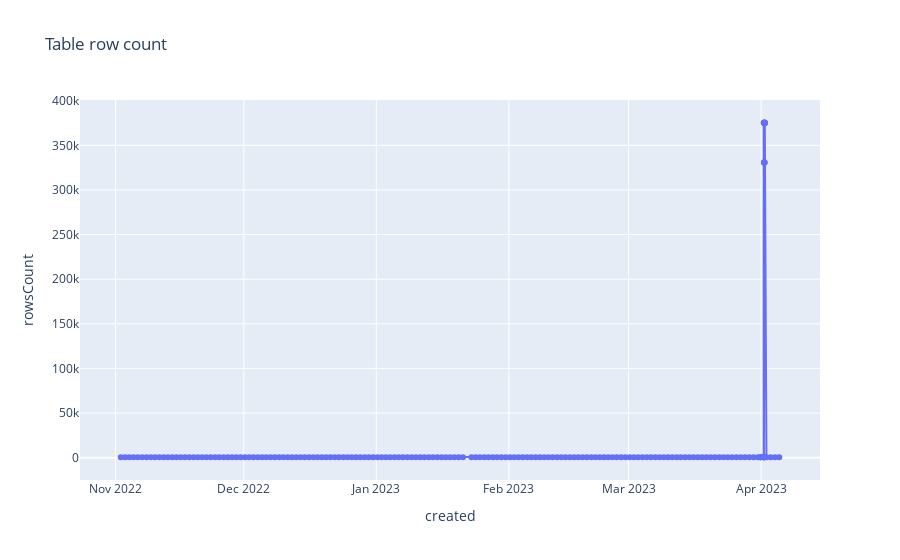

Notebook code cell kept with this figure:
### Markdown cell above
## Charting

### Code cell
## cutting the massage for the graph
#import_data['message'] = import_data['message'].str[:100]

fig = px.line(
    stats_df,
    x="created",
    y="rowsCount",
    title="Table row count",
    markers=True)

print("Note: row count is absolute, not imported chunk count")
fig.show()

### Figure 1 — Plotly figure (JSON) as saved in the notebook; plotly's stock layout.template omitted (floating-point values rounded to 4 significant figures; data arrays with more than 128 entries replaced by an {"elided": "..."} marker saying what was removed)
{"data": [{"hovertemplate": "created=%{x}<br>rowsCount=%{y}<extra></extra>", "legendgroup": "", "line": {"color": "#636efa", "dash": "solid"}, "marker": {"symbol": "circle"}, "mode": "lines+markers", "name": "", "orientation": "v", "showlegend": false, "type": "scatter", "x": {"elided": "181 str values"}, "xaxis": "x", "y": {"elided": "181 int values"}, "yaxis": "y"}], "layout": {"legend": {"tracegroupgap": 0}, "title": {"text": "Table row count"}, "xaxis": {"anchor": "y", "domain": [0, 1], "title": {"text": "created"}}, "yaxis": {"anchor": "x", "domain": [0, 1], "title": {"text": "rowsCount"}}}}
